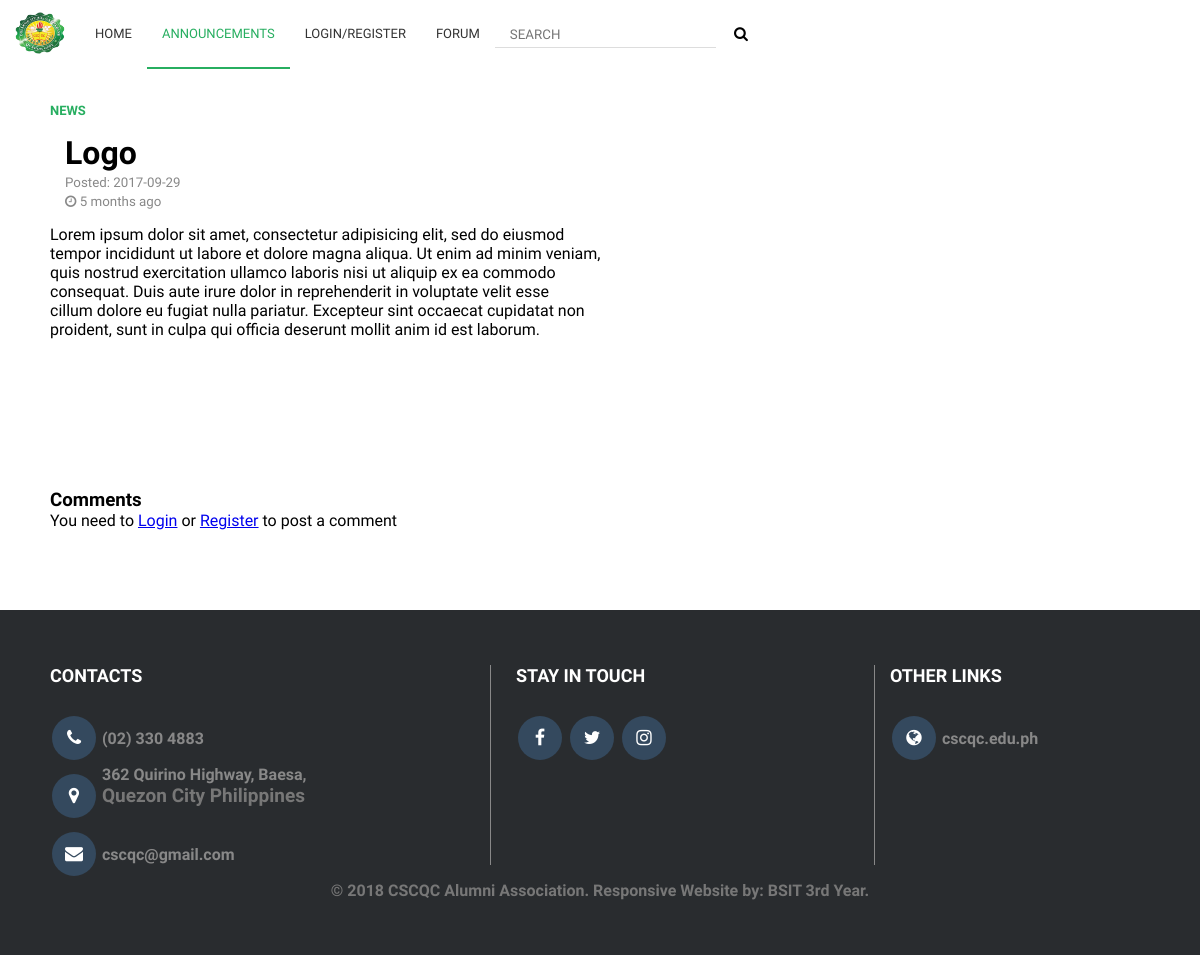
Page /posts/read?post=61 on the committed database.
### tables this page shows
CREATE TABLE `posts` (
  `id` int(11) NOT NULL,
  `title` varchar(50) NOT NULL,
  `content` varchar(10000) NOT NULL,
  `posted` date NOT NULL,
  `type` varchar(55) NOT NULL,
  `status` varchar(50) NOT NULL,
  `image` varchar(111) NOT NULL,
  `time_elapsed` int(13) NOT NULL
);

### classes/Input.php (called while the page is built, shortened)
<?php
class Input{
	public static function get($item){
		if(isset($_POST[$item])){
			return $_POST[$item];
		}elseif(isset($_GET[$item])){
			return $_GET[$item];
		}
		return '';
	}
}

### classes/DB.php (called while the page is built, shortened)
<?php
class DB{
	private static $_instance = null;
	private $_pdo,
			$_results,
			$_count = 0,
			$_query,
			$_total,
			$_errors = false;
	public function __construct(){
		try{
			$this->_pdo = new PDO('mysql:host='.Config::get('mysql/host').';dbname='.Config::get('mysql/db'),Config::get('mysql/user'),Config::get('mysql/pass'));
		}catch(PDOexception $e){
			die($e->getMessage());
		}
	}
	public static function getInstance(){
		if(!isset(self::$_instance)){
			self::$_instance = new DB();
		}
		return self::$_instance;
	}
	public function query($sql,$params = array()){
		$this->_errors = false;
		if($this->_query = $this->_pdo->prepare($sql)){
			if(count($params) !== 0){
				$x = 1;
				foreach ($params as $param) {
					$this->_query->bindValue($x,$param);
					$x++;
				}
			}
			if($this->_query->execute()){
				$this->_results = $this->_query->fetchAll(PDO::FETCH_OBJ);
			}else{
				$this->_errors = true;
			}
		}
		return $this;
	}
	public function action($action,$table,$where = array()){
		$sql = "";
		$sql .= "{$action} FROM {$table}";
		if(count($where)  == 3){
			$operators = array('=','>=','<=','<','>');
			$field = $where[0];
			$operator = $where[1];
			$values = $where[2];
			if(in_array($operator, $operators)){
				$sql .= " WHERE {$field} {$operator} ?";
				if(!$this->query($sql,[$values])->errors()){
					return $this;
				}
			}
		}else{
			if(!$this->query($sql,[])->errors()){
				return $this;
			}
		}
		return false;
	}
	public function get($table,$where = array()){
		if(count($where)){
			return $this->action('SELECT *',$table,$where);
		}else{
			return $this->action('SELECT *',$table);
		}
	}
	public function errors(){
		return $this->_errors;
	}
	public function results(){
		return $this->_results;
	}
}

### classes/Config.php (called while the page is built)
<?php
class Config{
	public static function get($path = null){
		if(isset($path)){
			$config = $GLOBALS['config'];
			$path =  explode('/', $path);
			foreach ($path as $bit) {
				if(isset($config[$bit])){
					$config = $config[$bit];
				}
			}
			return $config;
		}
		return false;
	}
}

### classes/User.php (called while the page is built, shortened)
<?php
class User {
    private $_db,
            $_data,
            $_sessionName,
            $_cookieName,
            $_results,
            $_loggedIn = false;
    public function __construct($user = null){
        $this->_sessionName = Config::get('session/session_name');
    }
    public function isLoggedIn(){
        return $this->_loggedIn;
    }
}

### classes/Session.php (called while the page is built, shortened)
<?php
class Session{
	public static function exists($name){
		return (isset($_SESSION[$name])) ? true : false;
	}
}

### classes/Post.php (called while the page is built, shortened)
<?php
class Post{
	private $_db,
			$_isAdmin,
			$_postResults;
	public function __construct($post = null){
       	$this->_db = DB::getInstance();
	}
	public function selectAll($table,$fields = array()){
        if($fields == null){
        	$data = $this->_db->get($table,null);
           	return $this->_postResults = $data->results();
        }else{
        	$data = $this->_db->get($table,$fields);
        	return $this->_postResults = $data->results();
        }
        return false;
	}
	public function results(){
		return $this->_db->results();
	}
}

### classes/Store.php (called while the page is built, shortened)
<?php
class Store{
	public function time_elapsed($ptime){
		$etime = time() - $ptime;
		$count = array(
				365 * 24 * 60 * 60 => 'year',
				30 * 24 * 60 * 60 => 'month',
					24 * 60 * 60  => 'day',
						60 * 60 => 'hour',
							60 => 'minute',
							1 => 'second'
					);
		$count_plural = array(
				'year' => 'years',
				'month' => 'months',
				'day' => 'days',
				'hour' => 'hours',
				'minute' => 'minutes',
				'second' => 'seconds',
			);
		foreach ($count as $secs => $str) {
			$d = $etime / $secs;
			if($d >= 1){
				$r = round($d);
				return $r .' '.($r > 1 ? $count_plural[$str] : $str).' ago';
			}
		}
	}
}

### posts/read.php (the view, shortened to what this page needs)
<?php
$post = new Post();
$user = new User();
$store = new Store();
if(!$id = Input::get('post')){
	Redirect::to('..views/index.php');
}else{
	?>
<!DOCTYPE html>
<html>
<head>
	<?php require_once '../functions/header.php'; ?>
</head>
<body>
	<nav class="nav">
		<ul>
			<li><a href="#" style="height:69px">
				<img src="../layouts/images/st-cath.png" class="nav-link img-logo"></a>
			</li>
			<li><a href="../views/index" class="nav-link">Home</a></li>
			<li>
				<a href="#" class="nav-link active">Announcements</a>
			</li>
			<?php if(!$user->isLoggedin()): ?>
				<li>
					<a href="#" class="nav-link">Login/Register</a>
				</li>
			<?php endif; ?>
			<li><a href="../forums/section" class="nav-link">forum</a></li>
			<li>
				<form action="../posts/search" method="POST">
					<input type="text" name="search" placeholder="SEARCH" class="search">
					<button type="submit" class="search-btn" name="submit"><i class="fa fa-search"></i></button>
				</form>
			</li>
		</ul>
	</nav>
<?php $post->selectAll('posts',array('id','=',$id)); ?>
<?php foreach($post->results() as $get){ ?>
<div style="min-height:500px;padding-top:100px;padding-left:50px;">
	<div class="full-content">
		<span class="type"><?= $get->type; ?></span>
		<div class="post-header">
			<h1><?php echo $get->title; ?></h1>
			<small class="simple-small">Posted: <?= $get->posted; ?></small><br>
			<small class="simple-small"><i class="fa fa-clock-o"></i> <?php echo $store->time_elapsed($get->time_elapsed); ?></small>
		</div>
		<p><?php echo $get->content; ?></p>
	</div>
	<h3>Comments</h3>
		<?php if(!$user->isLoggedin()):?>
			You need to <a href="../users/login.php">Login</a> or <a href="../users/register.php">Register</a> to post a comment <br>
	<?php endif; ?>
</div>
<?php require_once '../functions/footer.php' ?>
</body>
</html>
<?php
	}
}
?>

### functions/footer.php (shortened to what this page needs)
<footer>
	<div class="footer-content left">
		<h1>contacts</h1>
		<div>
			<i class="fa fa-phone"></i>
			<p> (02) 330 4883</p>
		</div>
		<div>
			<i class="fa fa-map-marker"></i>
			<p>	362 Quirino Highway, Baesa, <span>Quezon City Philippines</span></p>
		</div>
		<div>
			<i class="fa fa-envelope"></i>
			<p>cscqc@gmail.com</p>
		</div>
	</div>
	<div class="footer-content center">
		<h1>stay in touch</h1>
		<a href="#" class="fa fa-facebook"></a>
		<a href="#" class="fa fa-twitter"></a>
		<a href="#" class="fa fa-instagram"></a>
	</div>
	<div class="footer-content right">
		<h1>other links</h1>
		<i class="fa fa-globe"></i>
		<a href="#">cscqc.edu.ph</a>
	</div>
	<div class="copyrights">
		<p>© <?= date('Y'); ?> CSCQC Alumni Association. Responsive Website by: BSIT 3rd Year.</p>
	</div>
</footer>

### layouts/css/layout.css (style rules this page uses)
* { margin:0; padding:0; box-sizing:border-box; font-family:Raleway; }
html,body { height:100%; }
.nav ul li .active { color:#27ae60; text-decoration:none; border-bottom:2px solid #27ae60; }
.search { margin-top:15px; padding:5px 15px; border:none; border-bottom:1px solid #ddd; outline:none; }
.search-btn { padding:25px 15px; cursor:pointer; border:none; background-color:transparent; font-size:15px; }
.img-logo { width:80px;height:95px; border-radius:50%; position:relative; left:0; top:-15px; }
.nav { background-color:#fff; text-transform:uppercase; width:100%; position:fixed; z-index:3; font-size:13px; }
.nav ul { background-color:#fff; list-style-type:none; }
li .nav-link { padding:26px 15px; }
.nav ul li a { background-color:#fff; display:block; color:#333; text-decoration:none; border-bottom:2px solid transparent; }
.nav ul li { float:left; position:relative; }
footer { background-color: #292c2f; box-shadow: 0 1px 1px 0 rgba(0, 0, 0, 0.12); box-sizing: border-box; width: 100%; font: bold 16px sans-serif; padding: 55px 50px; margin-top: 80px; }
footer .footer-content { color:#888; }
.left { width:40%; }
.center { width:35% }
.left,.center,.right { float:left; vertical-align:top; }
.center a,.left i,.right i { transition:.5s; height:44px; width:44px; padding:13px; font-size:18px; text-decoration:none; text-align:center; color:#fff; margin:5px 2px; border-radius:100%; cursor:pointer; background-color:#34495e; }
.right a { text-decoration:none; color:#888; }
.right { vertical-align:middle; padding-left:15px; }
.center { padding-left:25px; border-left:1px solid #888; border-right:1px solid #888; height:200px; }
.center h1,.left h1,.right h1 { font-size:18px; color:#fff; margin-bottom:25px; text-transform:uppercase; }
.left span { font-weight:bold; display:block; margin-bottom:20px; font-size:19px; color:#777; }
.left p { display:inline-block; }
.copyrights p { text-align:center; color:#777; }
.type { text-decoration:none; text-transform:uppercase; font-size:13px; color:#27ae60; font-weight:bold; }
.simple-small { color:#888; }
.post-header { padding:15px; }
.full-content { margin-bottom:150px; }

### rows in the picture
posts: type "NEWS", title "Logo", posted "2017-09-29", time_elapsed "5 months ago", content "Lorem ipsum dolor sit amet, consectetur adipisicing elit, sed do eiusmod tempor incididunt ut labore et dolore magna aliqua. Ut enim ad minim veniam, quis nostrud exercitation ullamco laboris nisi ut aliquip ex ea commodo consequat. Duis aute irure dolor in reprehenderit in voluptate velit esse cillum dolore eu fugiat nulla pariatur. Excepteur sint occaecat cupidatat non proident, sunt in culpa qui officia deserunt mollit anim id est laborum."
